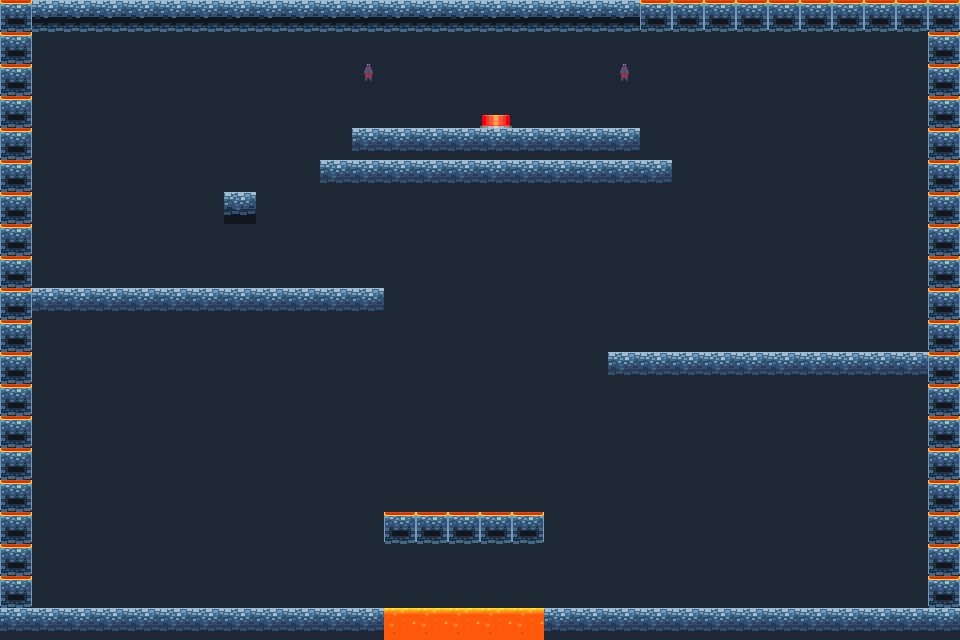

Below is a game level as drawn by its tile map, then a one-line description and the .tmx that defines it (tile-layer data replaced by summaries):
An orthogonal 30x20 tile map with 32x32 px tiles, 3 tile layers (background, night_background, foreground) and 22 objects (2x step, 2x block_brick, hero_Pit, mr, ml, ...).

<map version="1.0" tiledversion="1.0.3" orientation="orthogonal" renderorder="right-down" width="30" height="20" tilewidth="32" tileheight="32" nextobjectid="87">
 <tileset firstgid="1" source="Hunters.tsx" />
 <layer name="background" width="30" height="20">
  <data>[600 cells, 600 non-empty, 1 distinct tile ids]</data>
 </layer>
 <layer name="night_background" width="30" height="20">
  <data>[600 cells, 600 non-empty, 1 distinct tile ids]</data>
 </layer>
 <layer name="foreground" width="30" height="20">
  <data>[600 cells, 155 non-empty, 8 distinct tile ids]</data>
 </layer>
 <objectgroup name="ground">
  <object id="4" x="3" y="3" width="30" height="606" />
  <object id="8" x="33" y="609" width="350" height="29" />
  <object id="13" x="928" y="45" width="32" height="563" />
  <object id="40" x="544" y="606.5" width="373" height="29" />
  <object id="41" x="40" y="2.5" width="917" height="30" />
  <object id="50" x="608" y="354" width="317" height="24" />
  <object id="51" x="40" y="291" width="343" height="20" />
  <object id="52" x="322" y="160" width="350" height="25" />
  <object id="53" x="355" y="129" width="282" height="27" />
  <object id="56" x="227" y="194" width="28" height="25" />
  <object id="55" x="386" y="517" width="158" height="24" />
 </objectgroup>
 <objectgroup name="points">
  <object id="27" name="hero_Pit" x="127" y="536" />
  <object id="42" name="mr" x="548" y="577" width="36" height="25" />
  <object id="43" name="ml" x="344" y="578" width="39" height="26" />
  <object id="81" name="jl" x="559" y="590" width="64" height="10" />
  <object id="79" name="jr" x="318" y="589" width="53" height="11" />
 </objectgroup>
 <objectgroup name="triggers">
  <object id="57" name="step" x="43.5" y="257.5" width="339" height="19">
   <properties>
    <property name="condition" value="NT:FINAL:BOSS" />
    <property name="key" value="FINAL" />
    <property name="process" value="SS:2;SC:demon_1:496,500,9;SI:beer:496,590" />
    <property name="text" value="Ground are shaking" />
    <property name="value" value="BOSS" />
   </properties>
  </object>
  <object id="85" name="step" x="470" y="99" width="57" height="14">
   <properties>
    <property name="condition" value="I:beer" />
    <property name="process">WIN:You found a key! 
 HAPPY BIRTHDAY MIGHTY GRISHA</property>
   </properties>
  </object>
 </objectgroup>
 <objectgroup name="entities" />
 <objectgroup name="creatures">
  <object id="48" name="enemy_1" x="309" y="591">
   <properties>
    <property name="items" value="axe_3" />
    <property name="organization" value="4" />
   </properties>
  </object>
  <object id="49" name="enemy_2" x="776" y="589">
   <properties>
    <property name="items" value="bow_1" />
    <property name="organization" value="4" />
   </properties>
  </object>
 </objectgroup>
 <objectgroup name="objects">
  <object id="44" name="block_brick" x="547" y="584" width="61" height="20">
   <properties>
    <property name="program" value="uudd" />
   </properties>
  </object>
  <object id="47" name="block_brick" x="513" y="286" width="30" height="26">
   <properties>
    <property name="program" value="lddruu" />
   </properties>
  </object>
 </objectgroup>
</map>
